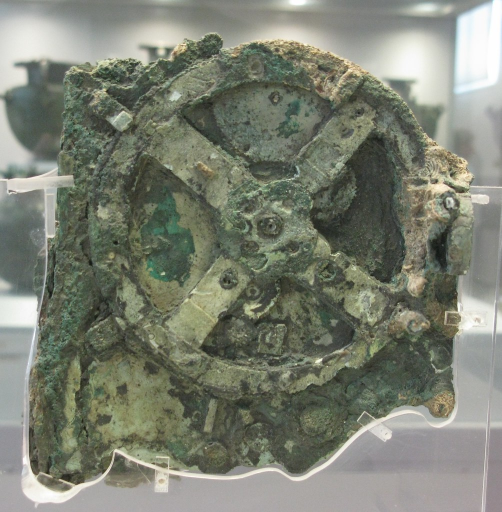
#> input picture projects/gizem/antikythera/img/fragment.jpg, 1003 x 1024 px (shown at 1/2 size)
$ python -i makrev_banner_more.py   (imports and definitions only)
#> lines starting #> are read from the running program, lines starting #| are printed output that depends on the picture; after the words box and inside, x2 and y2 are one past the last pixel; in counts of white or black regions, pixels touching at a corner belong together
#> further down, picture is the input picture: shape (1024, 1003, 3); mean B, G, R 114.5, 128.3, 124
import cv2, numpy as np, runpy
# [1 line that did not run here, left out]
# [1 line that did not run here, left out]
NAVY = np.float32([72, 50, 37]); RED = np.float32([63, 32, 232])
# [1 line that did not run here, left out]
out = {}

def object_mask(img):
    """machines are neutral grey/white/black, the floor is warm beige (R > B) -> chroma test"""
    b, gch, r = img[..., 0], img[..., 1], img[..., 2]
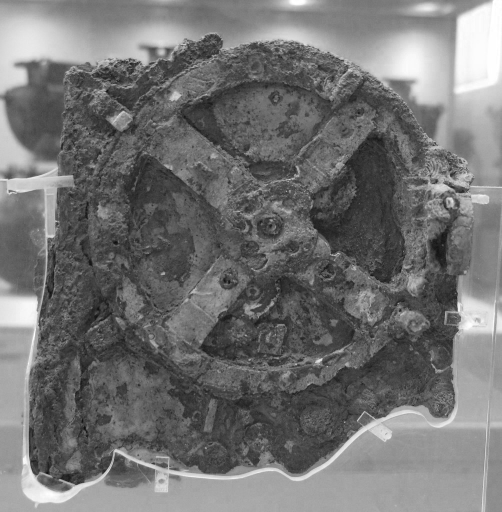
#> b: shape (1024, 1003) (shown at 1/2 size); min 8, max 255, mean 114.5
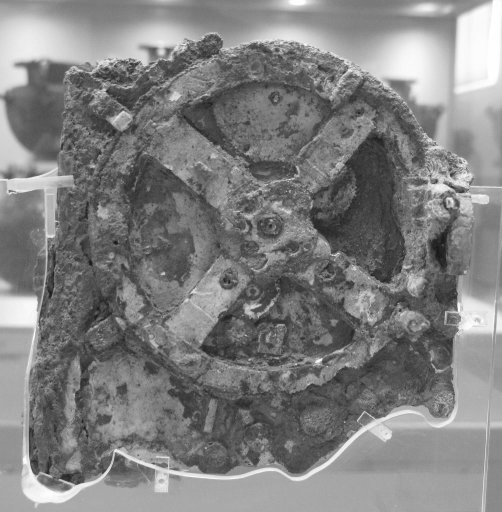
#> gch: shape (1024, 1003) (shown at 1/2 size); min 18, max 255, mean 128.3
    chroma = r - b
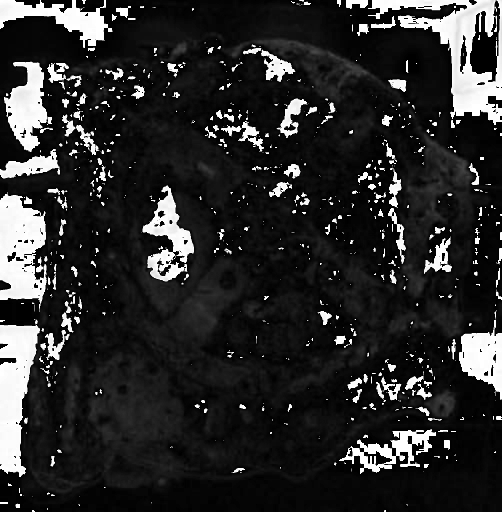
#> chroma: shape (1024, 1003) (shown at 1/2 size); min 0, max 255, mean 43.1
    lum = img.mean(2)
    m = ((chroma < 9) | (lum > 215) | (lum < 70)).astype(np.float32)
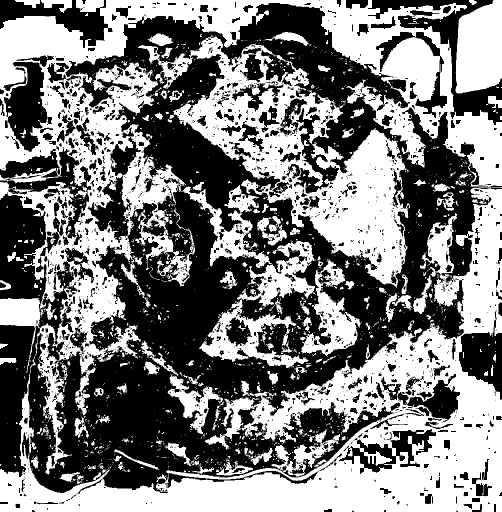
#> m: shape (1024, 1003) float32 (shown at 1/2 size); values 0 (black) and 1 (white), 49.6% white; 2142 white regions (1914 under 20 px), largest, box (x1, y1, x2, y2) and area: (0, 0, 1003, 1024) 335167, (276, 70, 820, 576) 79043, (364, 370, 632, 618) 16007
    m = cv2.morphologyEx(m, cv2.MORPH_OPEN, np.ones((2, 2), np.uint8))
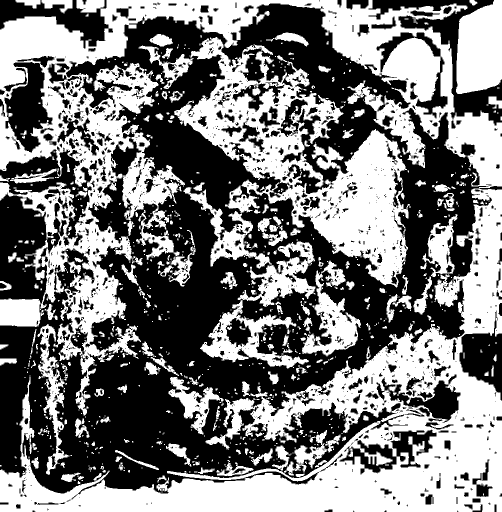
#> m: shape (1024, 1003) float32 (shown at 1/2 size); values 0 (black) and 1 (white), 48.4% white; 903 white regions (608 under 20 px), largest, box (x1, y1, x2, y2) and area: (0, 0, 1003, 831) 159668, (0, 377, 1003, 1024) 156140, (348, 74, 820, 575) 74675
    m = cv2.morphologyEx(m, cv2.MORPH_CLOSE, np.ones((5, 5), np.uint8))
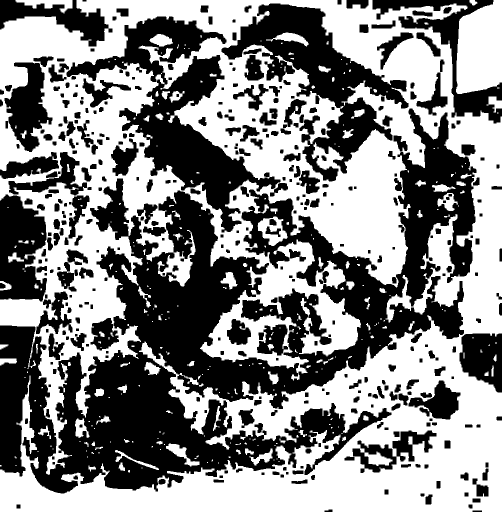
#> m: shape (1024, 1003) float32 (shown at 1/2 size); values 0 (black) and 1 (white), 53% white; 393 black regions, largest, box (x1, y1, x2, y2) and area: (0, 217, 953, 987) 258613, (133, 33, 561, 465) 47998, (443, 7, 817, 363) 41126
    return cv2.GaussianBlur(m, (0, 0), 0.8)[..., None]

# [11 lines left out: function blueprint, not called in this run]

# kurgu11: design -> reality: the full line twice, left as blueprint, right as the real render
# [1 line that did not run here, left out]
# [1 line that did not run here, left out]
# [1 line that did not run here, left out]
# [1 line that did not run here, left out]
# [1 line that did not run here, left out]
# [1 line that did not run here, left out]
# [1 line that did not run here, left out]

# kurgu12: one full line, a diagonal sweep turns the blueprint into the real machine
# [1 line that did not run here, left out]
# [1 line that did not run here, left out]
# [1 line that did not run here, left out]
# [1 line that did not run here, left out]
# [1 line that did not run here, left out]
# [1 line that did not run here, left out]
# [1 line that did not run here, left out]
# [1 line that did not run here, left out]

# kurgu13: dark showroom — charcoal background, line cut out, soft spotlights + reflection-free floor glow
# [1 line that did not run here, left out]
# [1 line that did not run here, left out]
# [1 line that did not run here, left out]
# [1 line that did not run here, left out]
# [1 line not run here, left out]
# [1 line that did not run here, left out]
# [1 line not run here, left out]
# [1 line that did not run here, left out]
# [1 line that did not run here, left out]
# [1 line not run here, left out]
# [1 line that did not run here, left out]
# [1 line that did not run here, left out]
# [1 line that did not run here, left out]

# kurgu14: clean white studio — pure white background fading to light grey, line cut out with soft contact shadow
# [1 line that did not run here, left out]
# [1 line that did not run here, left out]
# [1 line that did not run here, left out]
# [1 line not run here, left out]
# [1 line that did not run here, left out]
# [1 line that did not run here, left out]
# [1 line that did not run here, left out]
# [3 lines not run here, left out]
# [1 line that did not run here, left out]
# [1 line that did not run here, left out]
# [4 lines not run here, left out]
# [1 line that did not run here, left out]

sheet = []
# [5 lines not run here, left out]
import cv2, numpy as np, runpy
# [1 line that did not run here, left out]
# [1 line that did not run here, left out]
NAVY = np.float32([72, 50, 37]); RED = np.float32([63, 32, 232])
# [1 line that did not run here, left out]
# [1 line that did not run here, left out]
# [1 line that did not run here, left out]
# [1 line that did not run here, left out]
# white studio: floor becomes white-grey gradient, shadows and red letters preserved
# [1 line that did not run here, left out]
# [1 line that did not run here, left out]
# [7 lines not run here, left out]
# dark showroom: floor -> charcoal with a soft spotlight; machines lifted via screen of the normalised image
# [1 line that did not run here, left out]
# [1 line that did not run here, left out]
# [1 line that did not run here, left out]
# [1 line that did not run here, left out]
# [1 line that did not run here, left out]
# [1 line not run here, left out]
sheet = []
# [4 lines not run here, left out]
import cv2, numpy as np, runpy
# [1 line that did not run here, left out]
# [1 line that did not run here, left out]
# [1 line that did not run here, left out]
out = {}
# A: two identical lines side by side (a factory hall with two production lines)
# [1 line that did not run here, left out]
# [1 line that did not run here, left out]
# [1 line that did not run here, left out]
# [1 line that did not run here, left out]
# [1 line that did not run here, left out]
# [1 line that did not run here, left out]
# [1 line that did not run here, left out]
# B: same but the second line slightly behind (smaller, higher) -> depth, still original look
# [1 line that did not run here, left out]
# [1 line that did not run here, left out]
# [1 line that did not run here, left out]
# [1 line that did not run here, left out]
# [1 line that did not run here, left out]
sheet = []
# [5 lines not run here, left out]
import cv2, numpy as np, runpy
# [1 line that did not run here, left out]
# [1 line that did not run here, left out]
# [4 lines left out: function fin, not called in this run]
sheet = []
# [16 lines not run here, left out]
import cv2, numpy as np, runpy
# [1 line that did not run here, left out]
# [1 line that did not run here, left out]
# [4 lines left out: function fin, not called in this run]
ang = 18
# [1 line that did not run here, left out]
tr = lambda p: cv2.transform((np.float32(p) * 4 + P)[None], M)[0]
# [1 line that did not run here, left out]
# [1 line that did not run here, left out]
# [1 line that did not run here, left out]
sheet = []
# [11 lines not run here, left out]

>>> import cv2
>>> picture = cv2.imread('../../projects/gizem/antikythera/img/fragment.jpg')
>>> result = object_mask(picture)

$ run again, on projects/gizem/antikythera/img/front.jpg
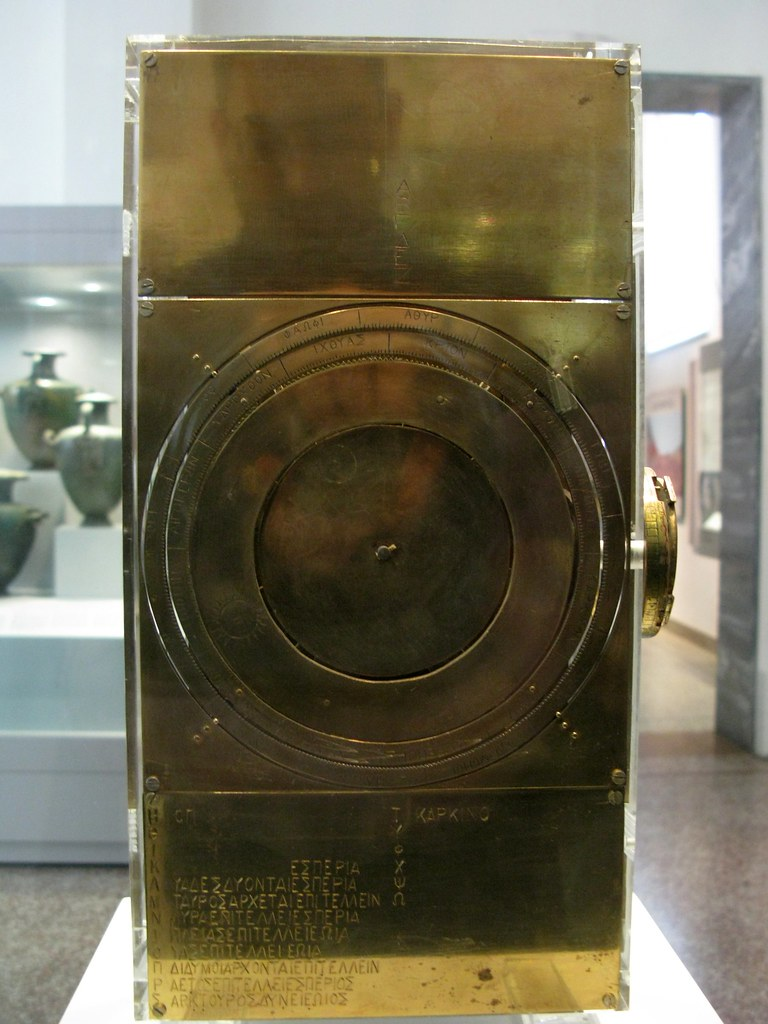
#> input picture projects/gizem/antikythera/img/front.jpg, 768 x 1024 px
#> picture is the input picture: shape (1024, 768, 3); mean B, G, R 87.1, 108.9, 114.9
#> in object_mask, `chroma = r - b`:
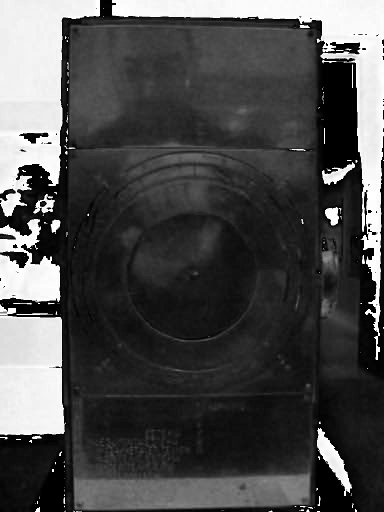
#> chroma: shape (1024, 768) (shown at 1/2 size); min 0, max 255, mean 75
#> in object_mask, `m = cv2.morphologyEx(m, cv2.MORPH_CLOSE, np.ones((5, 5), np.uint8))`:
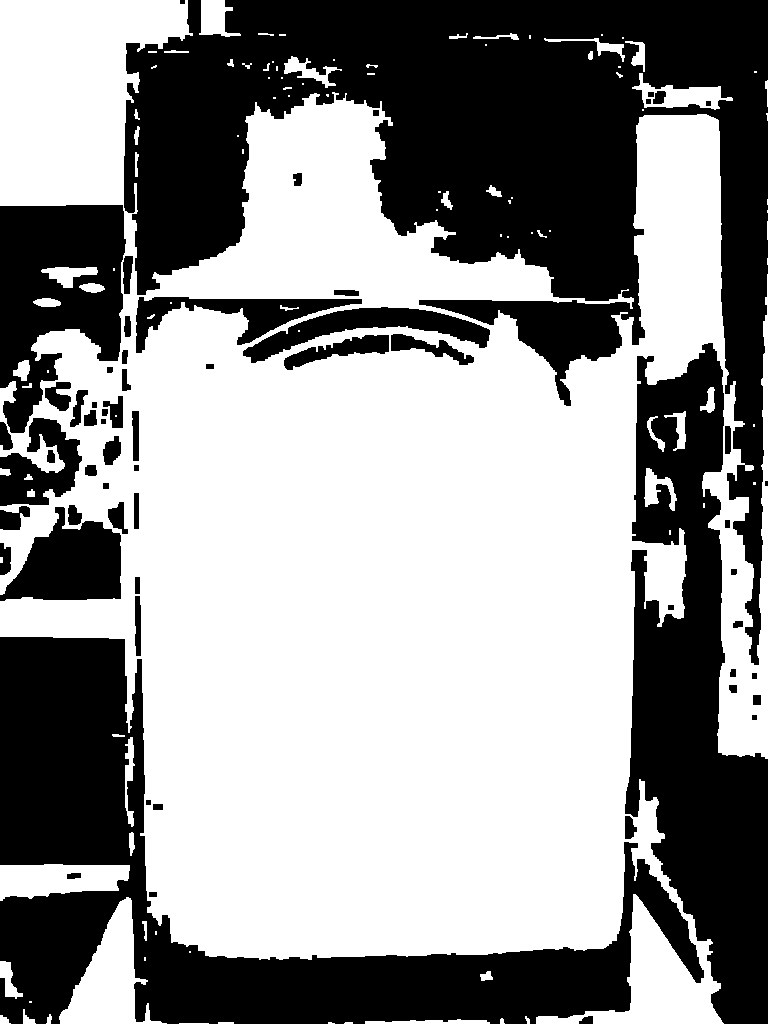
#> m: shape (1024, 768) float32; values 0 (black) and 1 (white), 58.1% white; 62 black regions (1 under 20 px), largest, box (x1, y1, x2, y2) and area: (124, 0, 768, 665) 146129, (0, 637, 704, 1024) 81529, (625, 343, 768, 1024) 53585

$ run again, on projects/gizem/antikythera/img/gears.jpg
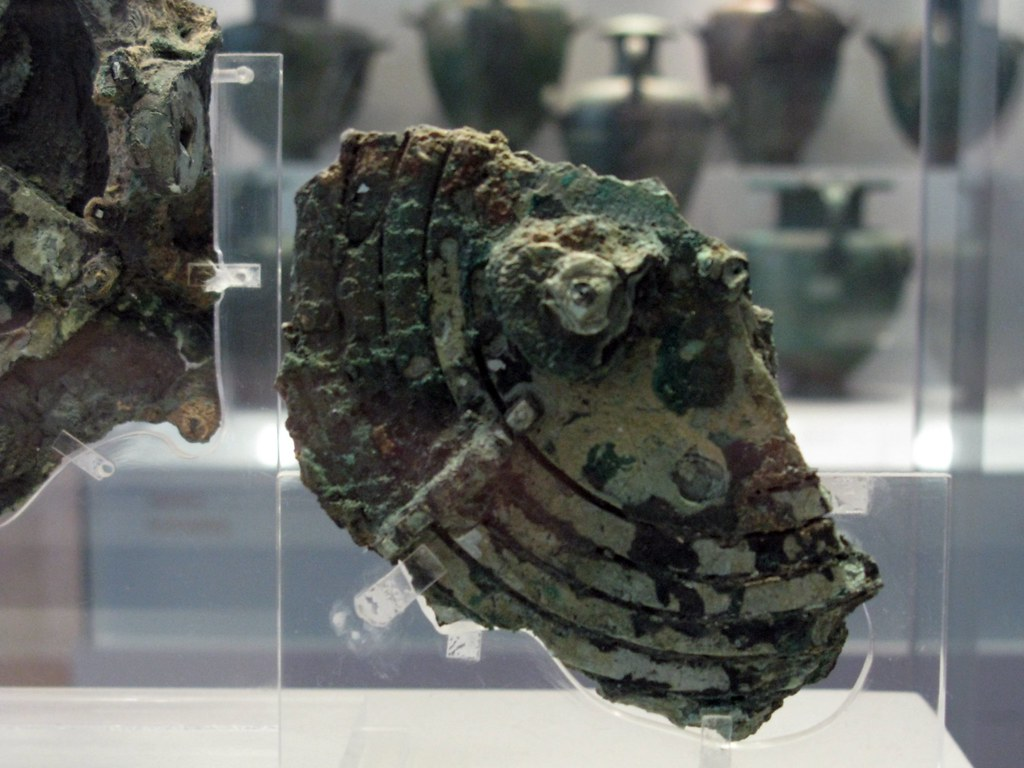
#> input picture projects/gizem/antikythera/img/gears.jpg, 1024 x 768 px
#> picture is the input picture: shape (768, 1024, 3); mean B, G, R 99.1, 102.2, 99.9
#> in object_mask, `m = ((chroma < 9) | (lum > 215) | (lum < 70)).astype(np.float32)`:
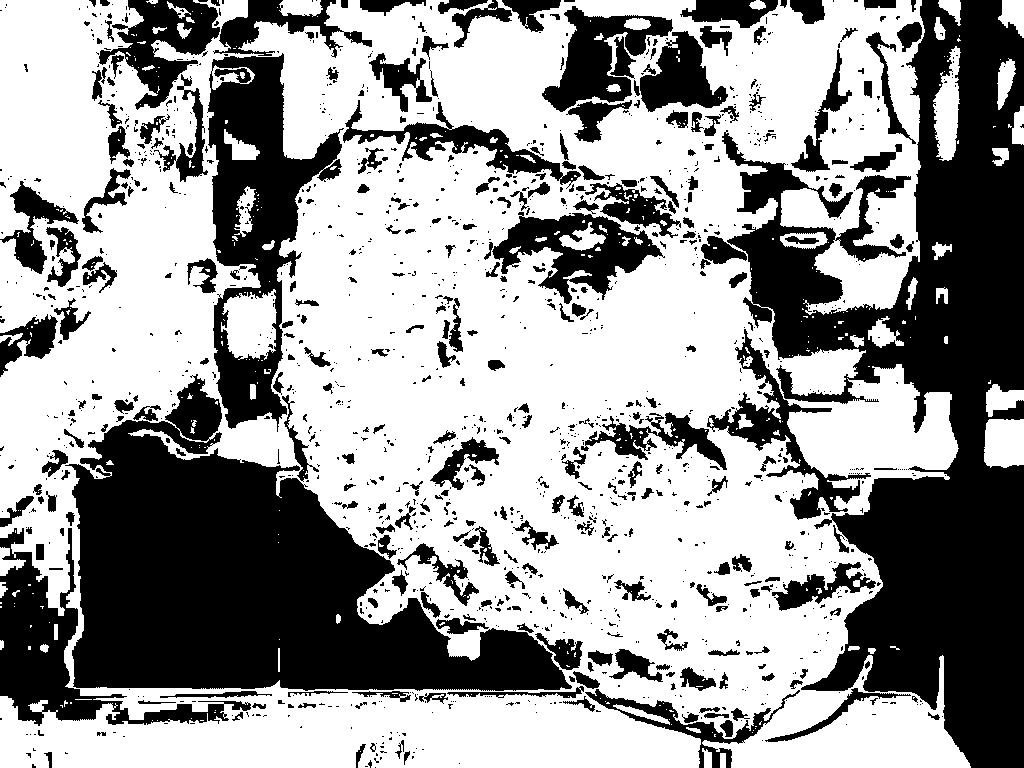
#> m: shape (768, 1024) float32; values 0 (black) and 1 (white), 60.2% white; 1435 black regions (1097 under 20 px), largest, box (x1, y1, x2, y2) and area: (722, 0, 1024, 768) 102259, (65, 374, 572, 691) 77998, (207, 53, 344, 432) 21231
#> in object_mask, `m = cv2.morphologyEx(m, cv2.MORPH_CLOSE, np.ones((5, 5), np.uint8))`:
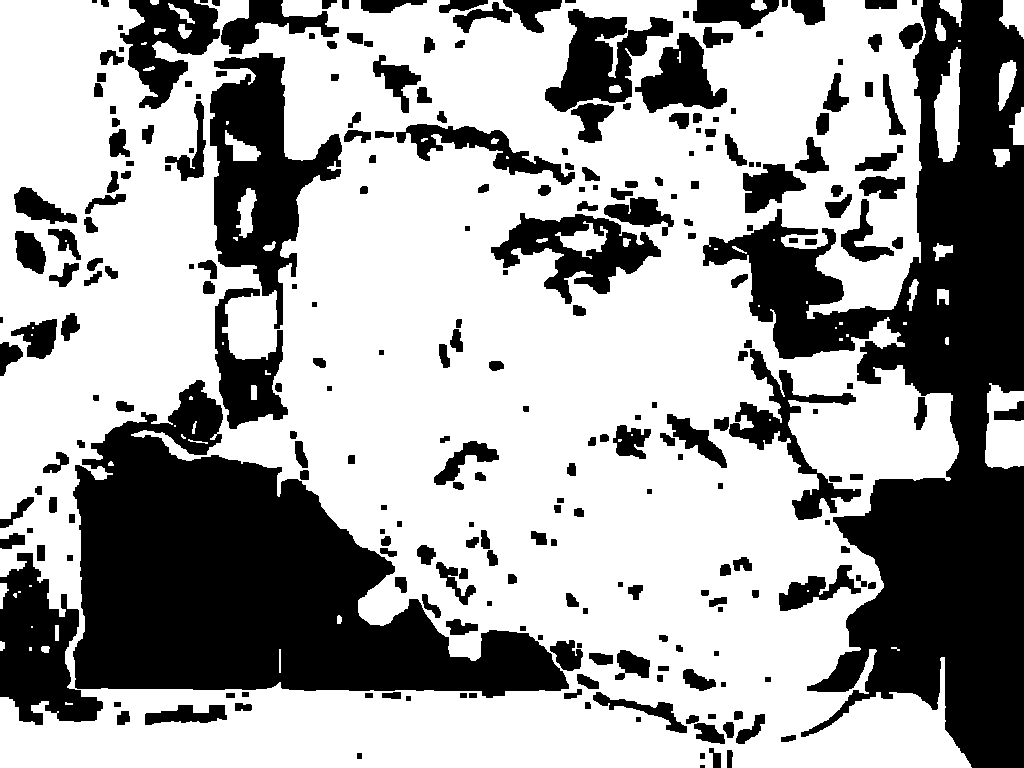
#> m: shape (768, 1024) float32; values 0 (black) and 1 (white), 63.6% white; 261 black regions (3 under 20 px), largest, box (x1, y1, x2, y2) and area: (703, 0, 1024, 768) 96104, (73, 380, 569, 698) 78064, (210, 53, 342, 329) 16153
